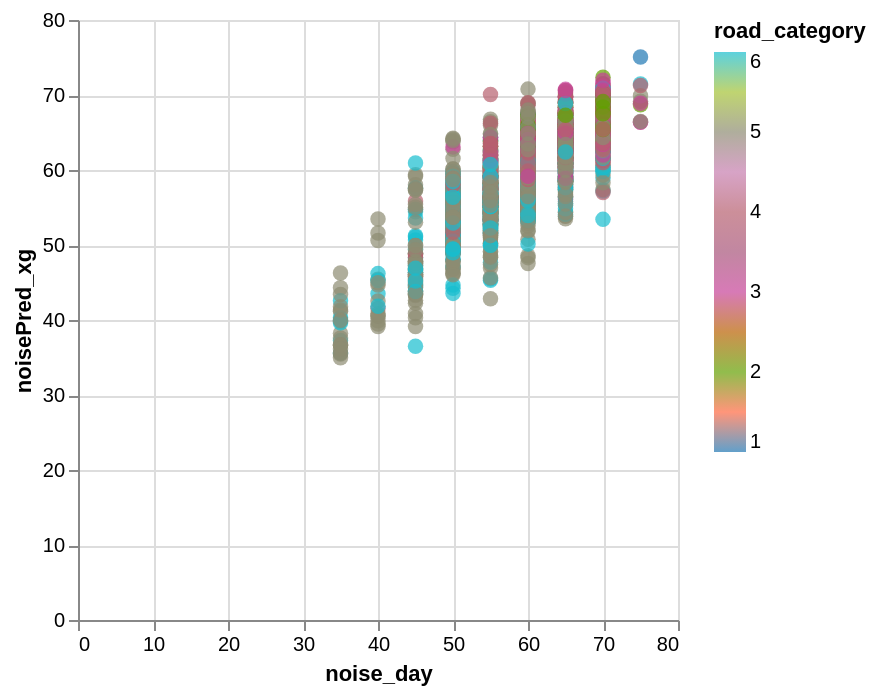

Notebook code cell kept with this figure:
### Code cell
data_test['noisePred_xg'] = y_pred

alt.Chart(data_test).mark_circle(size=60).encode(
    x='noise_day',
    y='noisePred_xg',
    color=alt.Color('road_category', scale=alt.Scale(scheme='category10')),
    tooltip=['road_id']
).interactive()

### Figure 1 — Vega-Lite specification as saved in the notebook (floating-point values rounded to 4 significant figures; data arrays with more than 128 entries replaced by an {"elided": "..."} marker saying what was removed)
{"config": {"view": {"continuousWidth": 300, "continuousHeight": 300}}, "data": {"name": "data-262aada78220f935365007e58253db5d"}, "mark": {"type": "circle", "size": 60}, "encoding": {"color": {"field": "road_category", "scale": {"scheme": "category10"}, "type": "quantitative"}, "tooltip": [{"field": "road_id", "type": "nominal"}], "x": {"field": "noise_day", "type": "quantitative"}, "y": {"field": "noisePred_xg", "type": "quantitative"}}, "params": [{"name": "param_1e9efca18e7a2868", "select": {"type": "interval", "encodings": ["x", "y"]}, "bind": "scales"}], "$schema": "https://vega.github.io/schema/vega-lite/v6.4.1.json", "datasets": {"data-262aada78220f935365007e58253db5d": {"elided": "2570 records"}}}
